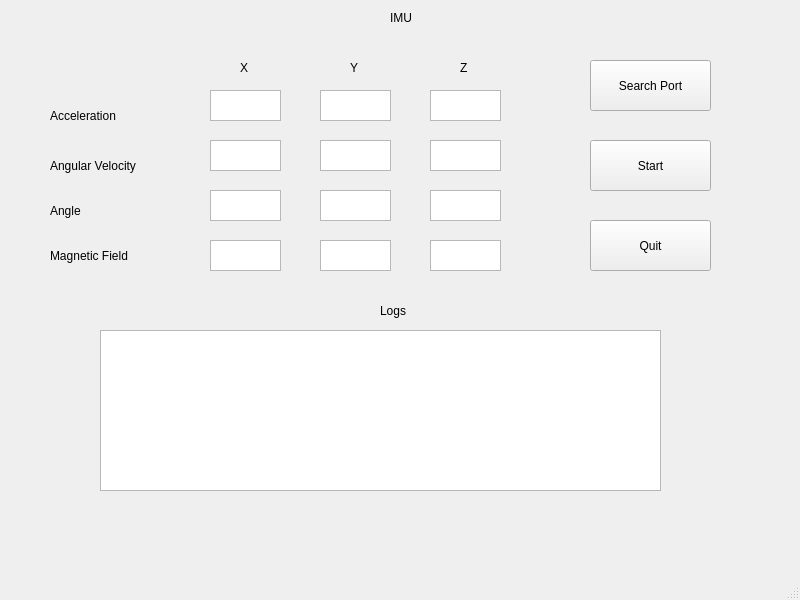
<?xml version="1.0" encoding="UTF-8"?>
<ui version="4.0">
 <class>MainWindow</class>
 <widget class="QMainWindow" name="MainWindow">
  <property name="geometry">
   <rect>
    <x>0</x>
    <y>0</y>
    <width>800</width>
    <height>600</height>
   </rect>
  </property>
  <property name="windowTitle">
   <string>IMU QT</string>
  </property>
  <widget class="QWidget" name="centralwidget">
   <widget class="QPlainTextEdit" name="Acc_X">
    <property name="geometry">
     <rect>
      <x>210</x>
      <y>90</y>
      <width>71</width>
      <height>31</height>
     </rect>
    </property>
   </widget>
   <widget class="QLabel" name="label">
    <property name="geometry">
     <rect>
      <x>50</x>
      <y>100</y>
      <width>111</width>
      <height>31</height>
     </rect>
    </property>
    <property name="text">
     <string>Acceleration</string>
    </property>
   </widget>
   <widget class="QLabel" name="label_2">
    <property name="geometry">
     <rect>
      <x>50</x>
      <y>150</y>
      <width>121</width>
      <height>31</height>
     </rect>
    </property>
    <property name="text">
     <string>Angular Velocity</string>
    </property>
   </widget>
   <widget class="QLabel" name="label_3">
    <property name="geometry">
     <rect>
      <x>50</x>
      <y>200</y>
      <width>81</width>
      <height>21</height>
     </rect>
    </property>
    <property name="text">
     <string>Angle</string>
    </property>
   </widget>
   <widget class="QLabel" name="label_4">
    <property name="geometry">
     <rect>
      <x>50</x>
      <y>245</y>
      <width>111</width>
      <height>21</height>
     </rect>
    </property>
    <property name="text">
     <string>Magnetic Field</string>
    </property>
   </widget>
   <widget class="QPlainTextEdit" name="Acc_Z">
    <property name="geometry">
     <rect>
      <x>430</x>
      <y>90</y>
      <width>71</width>
      <height>31</height>
     </rect>
    </property>
   </widget>
   <widget class="QPlainTextEdit" name="Acc_Y">
    <property name="geometry">
     <rect>
      <x>320</x>
      <y>90</y>
      <width>71</width>
      <height>31</height>
     </rect>
    </property>
   </widget>
   <widget class="QPlainTextEdit" name="Omega_Z">
    <property name="geometry">
     <rect>
      <x>430</x>
      <y>140</y>
      <width>71</width>
      <height>31</height>
     </rect>
    </property>
   </widget>
   <widget class="QPlainTextEdit" name="Omega_X">
    <property name="geometry">
     <rect>
      <x>210</x>
      <y>140</y>
      <width>71</width>
      <height>31</height>
     </rect>
    </property>
   </widget>
   <widget class="QPlainTextEdit" name="Omega_Y">
    <property name="geometry">
     <rect>
      <x>320</x>
      <y>140</y>
      <width>71</width>
      <height>31</height>
     </rect>
    </property>
   </widget>
   <widget class="QPlainTextEdit" name="Angle_Z">
    <property name="geometry">
     <rect>
      <x>430</x>
      <y>190</y>
      <width>71</width>
      <height>31</height>
     </rect>
    </property>
   </widget>
   <widget class="QPlainTextEdit" name="Angle_X">
    <property name="geometry">
     <rect>
      <x>210</x>
      <y>190</y>
      <width>71</width>
      <height>31</height>
     </rect>
    </property>
   </widget>
   <widget class="QPlainTextEdit" name="Angle_Y">
    <property name="geometry">
     <rect>
      <x>320</x>
      <y>190</y>
      <width>71</width>
      <height>31</height>
     </rect>
    </property>
   </widget>
   <widget class="QPlainTextEdit" name="Mag_Z">
    <property name="geometry">
     <rect>
      <x>430</x>
      <y>240</y>
      <width>71</width>
      <height>31</height>
     </rect>
    </property>
   </widget>
   <widget class="QPlainTextEdit" name="Mag_X">
    <property name="geometry">
     <rect>
      <x>210</x>
      <y>240</y>
      <width>71</width>
      <height>31</height>
     </rect>
    </property>
   </widget>
   <widget class="QPlainTextEdit" name="Mag_Y">
    <property name="geometry">
     <rect>
      <x>320</x>
      <y>240</y>
      <width>71</width>
      <height>31</height>
     </rect>
    </property>
   </widget>
   <widget class="QLabel" name="label_5">
    <property name="geometry">
     <rect>
      <x>240</x>
      <y>60</y>
      <width>49</width>
      <height>16</height>
     </rect>
    </property>
    <property name="text">
     <string>X</string>
    </property>
   </widget>
   <widget class="QLabel" name="label_6">
    <property name="geometry">
     <rect>
      <x>350</x>
      <y>60</y>
      <width>49</width>
      <height>16</height>
     </rect>
    </property>
    <property name="text">
     <string>Y</string>
    </property>
   </widget>
   <widget class="QLabel" name="label_7">
    <property name="geometry">
     <rect>
      <x>460</x>
      <y>60</y>
      <width>49</width>
      <height>16</height>
     </rect>
    </property>
    <property name="text">
     <string>Z</string>
    </property>
   </widget>
   <widget class="QPlainTextEdit" name="statusText">
    <property name="geometry">
     <rect>
      <x>100</x>
      <y>330</y>
      <width>561</width>
      <height>161</height>
     </rect>
    </property>
   </widget>
   <widget class="QLabel" name="label_8">
    <property name="geometry">
     <rect>
      <x>380</x>
      <y>300</y>
      <width>61</width>
      <height>21</height>
     </rect>
    </property>
    <property name="text">
     <string>Logs</string>
    </property>
   </widget>
   <widget class="QLabel" name="label_9">
    <property name="geometry">
     <rect>
      <x>390</x>
      <y>10</y>
      <width>49</width>
      <height>16</height>
     </rect>
    </property>
    <property name="text">
     <string>IMU</string>
    </property>
   </widget>
   <widget class="QPushButton" name="SearchPortButton">
    <property name="geometry">
     <rect>
      <x>590</x>
      <y>60</y>
      <width>121</width>
      <height>51</height>
     </rect>
    </property>
    <property name="text">
     <string>Search Port</string>
    </property>
    <property name="autoDefault">
     <bool>false</bool>
    </property>
   </widget>
   <widget class="QPushButton" name="StartButton">
    <property name="geometry">
     <rect>
      <x>590</x>
      <y>140</y>
      <width>121</width>
      <height>51</height>
     </rect>
    </property>
    <property name="text">
     <string>Start</string>
    </property>
   </widget>
   <widget class="QPushButton" name="QuitButton">
    <property name="geometry">
     <rect>
      <x>590</x>
      <y>220</y>
      <width>121</width>
      <height>51</height>
     </rect>
    </property>
    <property name="text">
     <string>Quit</string>
    </property>
   </widget>
  </widget>
  <widget class="QMenuBar" name="menubar">
   <property name="geometry">
    <rect>
     <x>0</x>
     <y>0</y>
     <width>800</width>
     <height>22</height>
    </rect>
   </property>
  </widget>
  <widget class="QStatusBar" name="statusbar"/>
  <action name="actionSearch_Port">
   <property name="text">
    <string>Search Port</string>
   </property>
  </action>
  <action name="actionStart">
   <property name="enabled">
    <bool>false</bool>
   </property>
   <property name="text">
    <string>Start</string>
   </property>
  </action>
  <action name="actionQuit">
   <property name="text">
    <string>Quit</string>
   </property>
  </action>
 </widget>
 <resources/>
 <connections/>
</ui>
